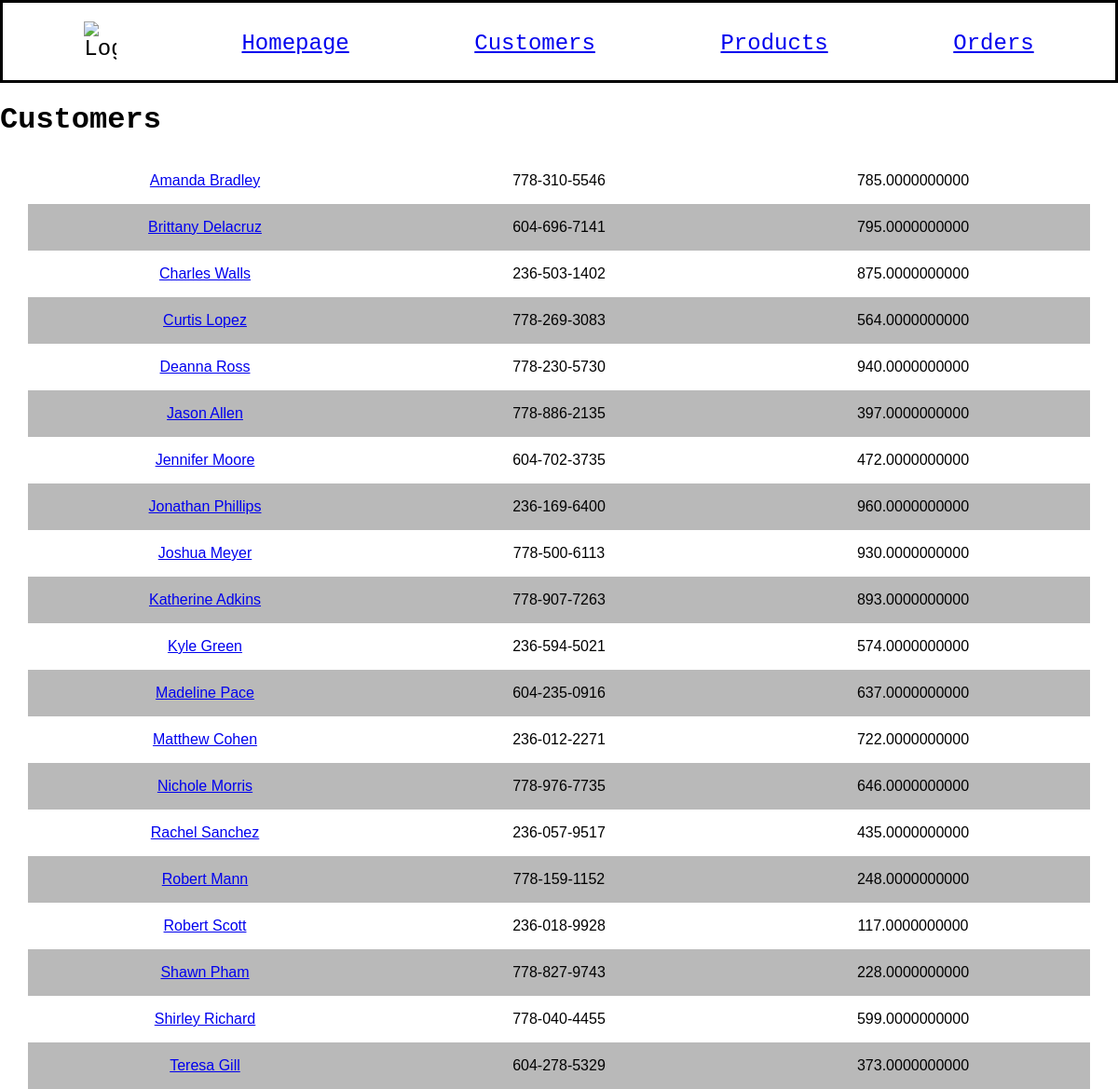
The page /customers on the database as committed earlier.
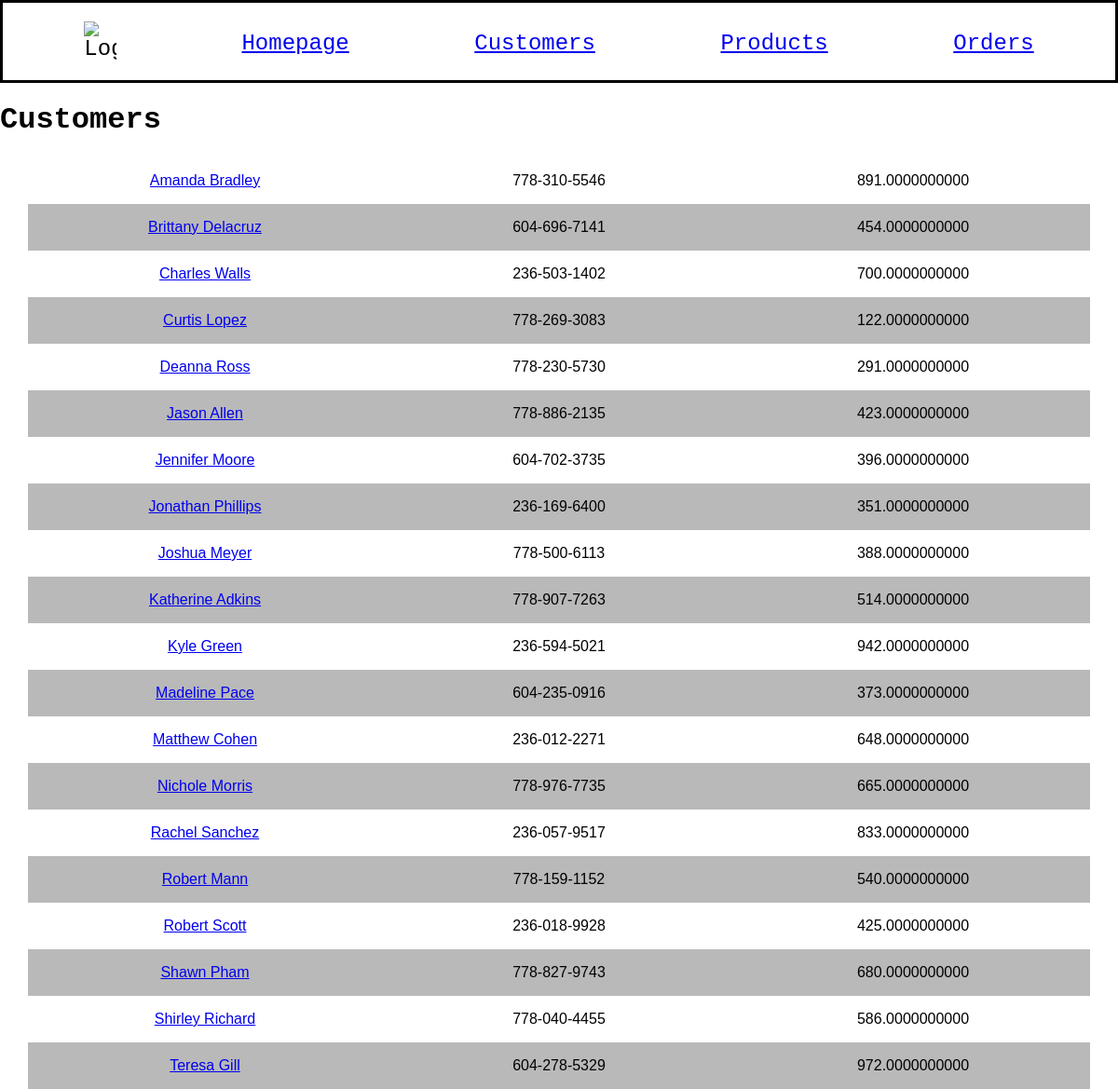
The same page on the database as committed later.
### models.py (models this page shows, shortened)
class Customer(db.Model):
    id = mapped_column(Integer, primary_key=True)
    name = mapped_column(String(200), nullable=False, unique=True)
    phone = mapped_column(String(20), nullable=False)
    balance = mapped_column(Numeric, nullable=False, default=100)
    orders = relationship("Order")

### app.py (the view)
@app.route("/customers")
def customers():
    statement = select(Customer).order_by(Customer.name)
    records = db.session.execute(statement)
    app_data = records.scalars()
    print(statement)
    return render_template("customers.html", customers=app_data)

### templates/customers.html
{% extends "base.html" %}
{% block content %}
<h1>Customers</h1>
{% for customer in customers %}
<div class="spreadsheet">
    <div>
        <a href="{{url_for('customer_detail', customer_id=customer.id)}}">{{ customer.name }}</a>
    </div>
    <div>
        <p class="info">{{ customer.phone }}</p>
    </div>
    <div>
        <p class="info">{{ customer.balance }}</p>
    </div>
</div>
{% endfor %}
{% endblock %}

Rows that differ between the two databases and show on the page:
changed Customer "Amanda Bradley": balance "785.0000000000" → "891.0000000000"
changed Customer "Brittany Delacruz": balance "795.0000000000" → "454.0000000000"
changed Customer "Charles Walls": balance "875.0000000000" → "700.0000000000"
changed Customer "Curtis Lopez": balance "564.0000000000" → "122.0000000000"
changed Customer "Deanna Ross": balance "940.0000000000" → "291.0000000000"
changed Customer "Jason Allen": balance "397.0000000000" → "423.0000000000"
changed Customer "Jennifer Moore": balance "472.0000000000" → "396.0000000000"
changed Customer "Jonathan Phillips": balance "960.0000000000" → "351.0000000000"
changed Customer "Joshua Meyer": balance "930.0000000000" → "388.0000000000"
changed Customer "Katherine Adkins": balance "893.0000000000" → "514.0000000000"
changed Customer "Kyle Green": balance "574.0000000000" → "942.0000000000"
changed Customer "Madeline Pace": balance "637.0000000000" → "373.0000000000"
changed Customer "Matthew Cohen": balance "722.0000000000" → "648.0000000000"
changed Customer "Nichole Morris": balance "646.0000000000" → "665.0000000000"
changed Customer "Rachel Sanchez": balance "435.0000000000" → "833.0000000000"
changed Customer "Robert Mann": balance "248.0000000000" → "540.0000000000"
changed Customer "Robert Scott": balance "117.0000000000" → "425.0000000000"
changed Customer "Shawn Pham": balance "228.0000000000" → "680.0000000000"
changed Customer "Shirley Richard": balance "599.0000000000" → "586.0000000000"
changed Customer "Teresa Gill": balance "373.0000000000" → "972.0000000000"
